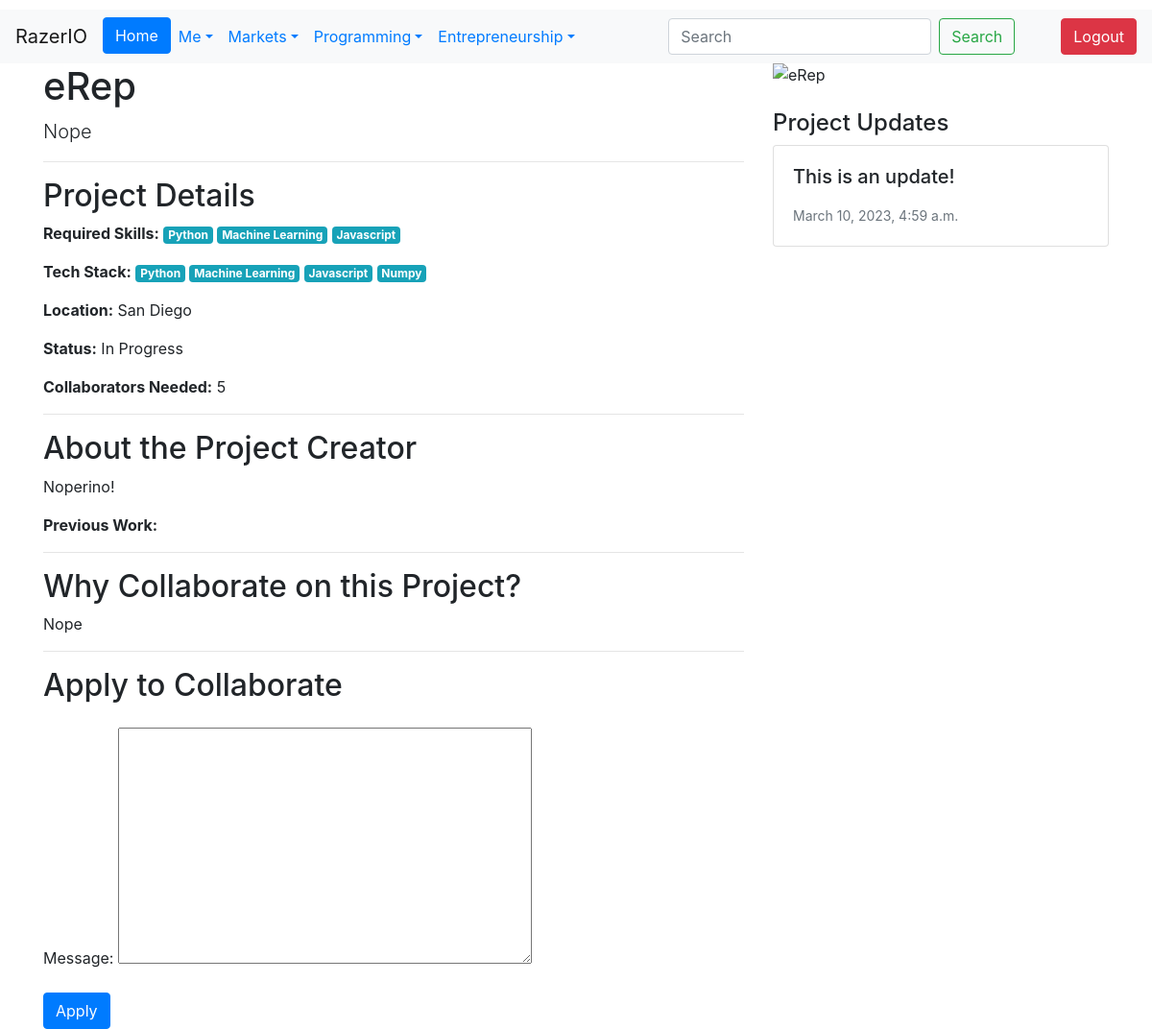
Screenshot of /projects/4/apply/ (signed in) with the database file from the repository.
### Projects/models.py (models this page shows, shortened)
class Project(models.Model):
    title = models.CharField(max_length=100)
    description = models.TextField()
    owner = models.ForeignKey(User, on_delete=models.CASCADE, related_name='owned_projects')
    collaborators = models.ManyToManyField(User, related_name='collaborating_projects', blank=True)
    created_at = models.DateTimeField(auto_now_add=True)
    updated_at = models.DateTimeField(auto_now=True)
    status = models.CharField(choices=STATUS_CHOICES, default='In Progress', max_length=12)
    looking_for_x_collaborators = models.IntegerField(default=1, blank=True, null=True)
    required_skills = models.ManyToManyField('Users.Skill', related_name='required_for_collaborators', blank=True, max_length=3)
    tech_stack = models.ManyToManyField('Users.Skill', related_name='used_in_project', blank=True)
    location = models.CharField(choices=LOCATIONS, max_length=50, blank=True)
    collaborator_requirements = models.TextField(blank=True)
    benefits = models.TextField(blank=True)

class ProjectUpdate(models.Model):
    project = models.ForeignKey(Project, on_delete=models.CASCADE, related_name='updates')
    title = models.CharField(max_length=100)
    description = models.TextField()
    created_at = models.DateTimeField(auto_now_add=True)

### Users/models.py (models this page shows, shortened)
class Skill(models.Model):
    name = models.CharField(max_length=100)

class CustomUser(AbstractUser):
    Bio = models.CharField(max_length=240, default='')
    Salary = models.IntegerField(default=0)
    Company = models.ForeignKey('Company.Company', on_delete=models.CASCADE,
                                   null=True, blank=True)
    Country = models.ForeignKey(Country, on_delete=models.CASCADE, null=True)
    Region = models.ForeignKey(Region, on_delete=models.CASCADE, null=True)
    ProfilePic = models.ImageField(upload_to=upload_to, null=True, blank=True)
    Skill = models.ManyToManyField(Skill, through="User_Skill")

### Projects/views.py (the view)
# urls.py: path('<int:id>/apply/', apply_to_project, name='apply_to_project')
@login_required
def apply_to_project(request, id):
    project = get_object_or_404(Project, id=id)
    if request.method == 'POST':
        form = ProjectApplicationForm(request.POST)
        if form.is_valid():
            application = form.save(commit=False)
            application.project = project
            application.user = request.user
            application.save()
            messages.success(request, 'Your application has been submitted.')
            return redirect('project', id=project.id)
    else:
        form = ProjectApplicationForm()
    return render(request, 'apply_to_project.html', {'project': project, 'form': form})

### Projects/forms.py
class ProjectApplicationForm(forms.ModelForm):
    class Meta:
        model = ProjectApplication
        fields = ['message']

### templates/apply_to_project.html (shortened to what this page needs)
{% extends 'base.html' %}
{% block content %}
<div class="container">
  <div class="row">
    <div class="col-md-8">
      <h1>{{ project.title }}</h1>
      <p class="lead">{{ project.description }}</p>
      <hr>
      <h2>Project Details</h2>
      <p><strong>Required Skills:</strong> {% for skill in project.required_skills.all %}
                <span class="badge badge-secondary bg-info">{{ skill.name }}</span>
              {% empty %}
                <span class="badge badge-secondary bg-info">None</span>
              {% endfor %}</p>
      <p><strong>Tech Stack:</strong> {% for skill in project.tech_stack.all %}
                <span class="badge badge-secondary bg-info">{{ skill.name }}</span>
              {% empty %}
                <span class="badge badge-secondary bg-info">None</span>
              {% endfor %}</p>
      <p><strong>Location:</strong> {{ project.location }}</p>
      <p><strong>Status:</strong> {{ project.status }}</p>
      <p><strong>Collaborators Needed:</strong> {{ project.looking_for_x_collaborators }}</p>
      <hr>
      <h2>About the Project Creator</h2>
      <p>{{ project.owner.Bio }}</p>
      <p><strong>Previous Work:</strong> {{ project.owner.previous_work }}</p>
      <hr>
      <h2>Why Collaborate on this Project?</h2>
      <p>{{ project.benefits }}</p>
      <hr>
      <h2>Apply to Collaborate</h2>
      <form method="POST" class="mt-4">
        {{ form.as_p }}
        <button type="submit" class="btn btn-primary">Apply</button>
      </form>
    </div>
    <div class="col-md-4">
      <img src="{{ project.image.url }}" alt="{{ project.title }}" class="img-fluid mb-4">
      <h4>Project Updates</h4>
      {% for update in project.updates.all %}
        <div class="card mb-2">
          <div class="card-body">
            <h5 class="card-title">{{ update.title }}</h5>
            <p class="card-text"><small class="text-muted">{{ update.created_at }}</small></p>
          </div>
        </div>
      {% endfor %}
    </div>
  </div>
</div>
{% endblock %}

### rows the page displays
Project: title "eRep", description "Nope", location "San Diego", status "In Progress", looking_for_x_collaborators "5", owner.Bio "Noperino!", benefits "Nope"
Skill: name "Python"
Skill: name "Machine Learning"
Skill: name "Javascript"
Skill: name "Numpy"
ProjectUpdate: title "This is an update!", created_at "March 10, 2023, 4:59 a.m."
